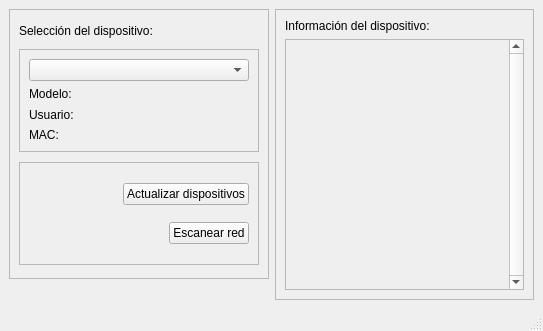
<?xml version="1.0" encoding="UTF-8"?>
<ui version="4.0">
 <class>MainWindow</class>
 <widget class="QMainWindow" name="MainWindow">
  <property name="geometry">
   <rect>
    <x>0</x>
    <y>0</y>
    <width>543</width>
    <height>331</height>
   </rect>
  </property>
  <property name="windowTitle">
   <string>MainWindow</string>
  </property>
  <widget class="QWidget" name="centralwidget">
   <layout class="QHBoxLayout" name="horizontalLayout">
    <item alignment="Qt::AlignmentFlag::AlignTop">
     <widget class="QFrame" name="frame_2">
      <property name="minimumSize">
       <size>
        <width>260</width>
        <height>270</height>
       </size>
      </property>
      <property name="frameShape">
       <enum>QFrame::Shape::StyledPanel</enum>
      </property>
      <property name="frameShadow">
       <enum>QFrame::Shadow::Raised</enum>
      </property>
      <layout class="QGridLayout" name="gridLayout">
       <item row="1" column="0">
        <widget class="QFrame" name="frame_3">
         <property name="maximumSize">
          <size>
           <width>240</width>
           <height>103</height>
          </size>
         </property>
         <property name="frameShape">
          <enum>QFrame::Shape::StyledPanel</enum>
         </property>
         <property name="frameShadow">
          <enum>QFrame::Shadow::Raised</enum>
         </property>
         <layout class="QGridLayout" name="gridLayout_3">
          <item row="5" column="0">
           <widget class="QLabel" name="usuario_label">
            <property name="text">
             <string>Usuario:</string>
            </property>
           </widget>
          </item>
          <item row="6" column="0">
           <widget class="QLabel" name="mac_label">
            <property name="text">
             <string>MAC:</string>
            </property>
           </widget>
          </item>
          <item row="3" column="0">
           <widget class="QLabel" name="modelo_label">
            <property name="text">
             <string>Modelo:</string>
            </property>
           </widget>
          </item>
          <item row="2" column="0">
           <widget class="QComboBox" name="equipo_comboBox">
            <property name="minimumSize">
             <size>
              <width>0</width>
              <height>20</height>
             </size>
            </property>
           </widget>
          </item>
         </layout>
        </widget>
       </item>
       <item row="2" column="0">
        <widget class="QFrame" name="frame_4">
         <property name="maximumSize">
          <size>
           <width>240</width>
           <height>103</height>
          </size>
         </property>
         <property name="frameShape">
          <enum>QFrame::Shape::StyledPanel</enum>
         </property>
         <property name="frameShadow">
          <enum>QFrame::Shadow::Raised</enum>
         </property>
         <layout class="QGridLayout" name="gridLayout_4">
          <item row="3" column="0" alignment="Qt::AlignmentFlag::AlignRight">
           <widget class="QPushButton" name="actualizar_pushButton">
            <property name="text">
             <string>Actualizar dispositivos</string>
            </property>
           </widget>
          </item>
          <item row="4" column="0" alignment="Qt::AlignmentFlag::AlignRight">
           <widget class="QPushButton" name="scan_pushButton">
            <property name="text">
             <string>Escanear red</string>
            </property>
           </widget>
          </item>
         </layout>
        </widget>
       </item>
       <item row="0" column="0">
        <widget class="QLabel" name="label">
         <property name="maximumSize">
          <size>
           <width>240</width>
           <height>16</height>
          </size>
         </property>
         <property name="text">
          <string>Selección del dispositivo:</string>
         </property>
        </widget>
       </item>
      </layout>
     </widget>
    </item>
    <item>
     <widget class="QFrame" name="frame">
      <property name="frameShape">
       <enum>QFrame::Shape::StyledPanel</enum>
      </property>
      <property name="frameShadow">
       <enum>QFrame::Shadow::Raised</enum>
      </property>
      <layout class="QGridLayout" name="gridLayout_2">
       <item row="1" column="0">
        <widget class="QScrollArea" name="info_scrollArea">
         <property name="frameShadow">
          <enum>QFrame::Shadow::Sunken</enum>
         </property>
         <property name="verticalScrollBarPolicy">
          <enum>Qt::ScrollBarPolicy::ScrollBarAlwaysOn</enum>
         </property>
         <property name="widgetResizable">
          <bool>true</bool>
         </property>
         <widget class="QWidget" name="scrollAreaWidgetContents">
          <property name="geometry">
           <rect>
            <x>0</x>
            <y>0</y>
            <width>223</width>
            <height>226</height>
           </rect>
          </property>
         </widget>
        </widget>
       </item>
       <item row="0" column="0">
        <widget class="QLabel" name="label_5">
         <property name="text">
          <string>Información del dispositivo:</string>
         </property>
        </widget>
       </item>
      </layout>
     </widget>
    </item>
   </layout>
  </widget>
  <widget class="QMenuBar" name="menubar">
   <property name="geometry">
    <rect>
     <x>0</x>
     <y>0</y>
     <width>543</width>
     <height>21</height>
    </rect>
   </property>
  </widget>
  <widget class="QStatusBar" name="statusbar"/>
 </widget>
 <resources/>
 <connections/>
</ui>
